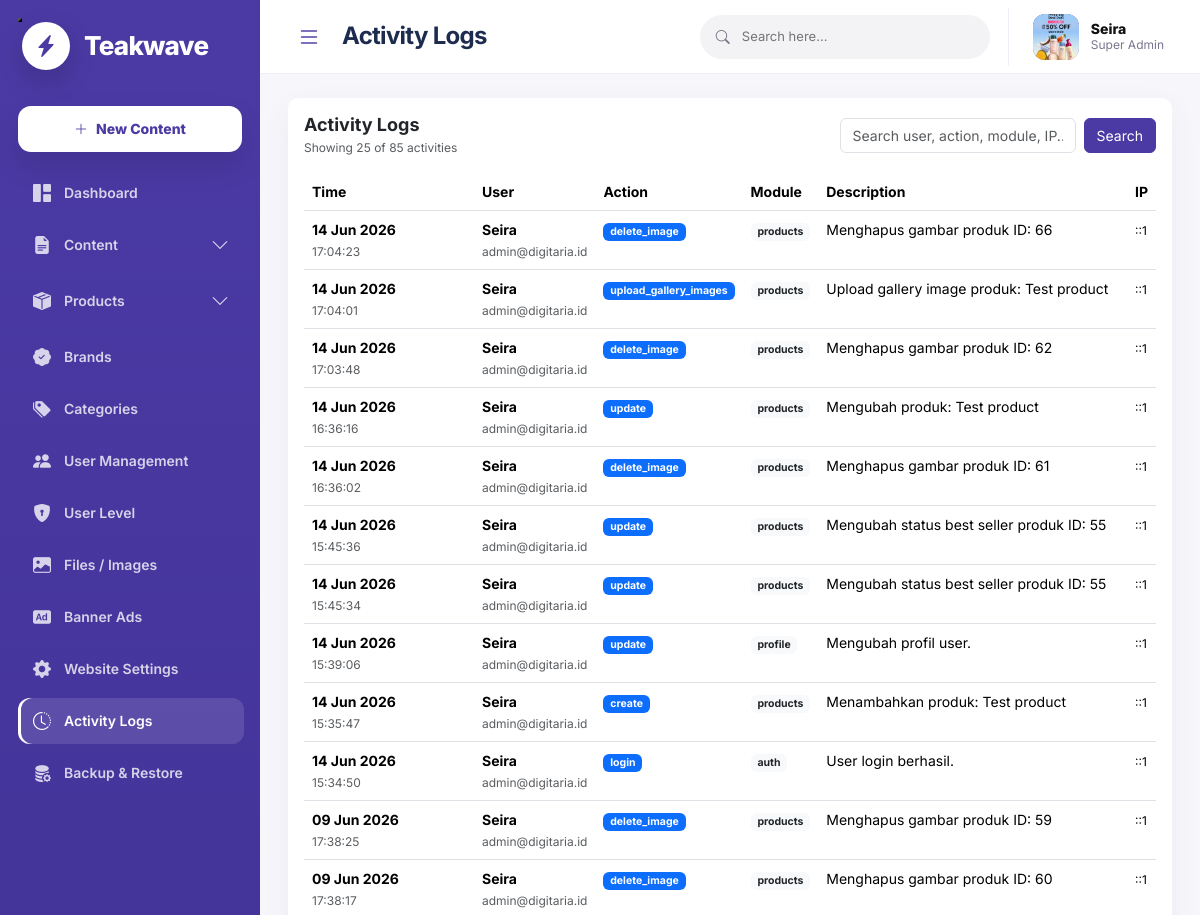
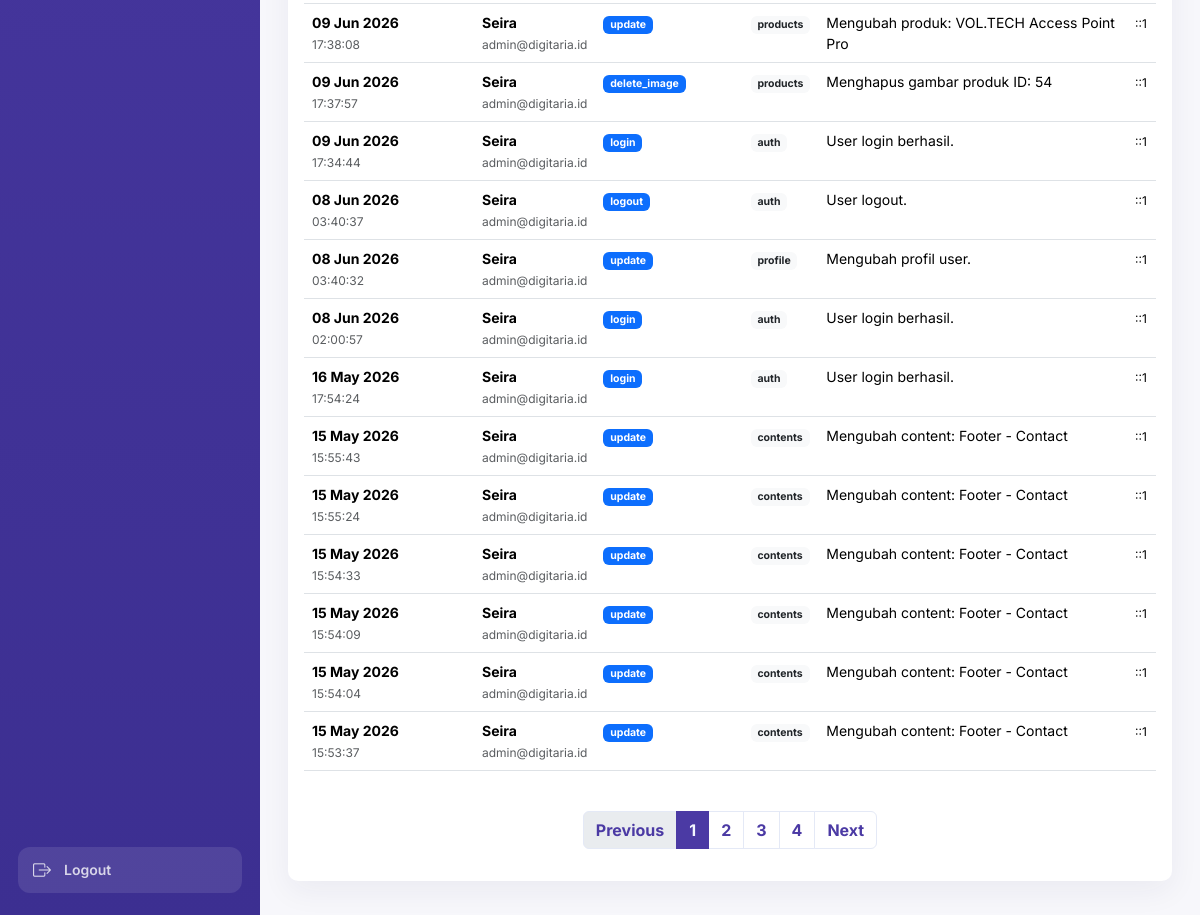
Screenshot of /utakatik/logs.php (signed in) with the database file from the repository (2 pictures, top to bottom).
### tables this page shows
CREATE TABLE `website_settings` (
  `id` int(11) NOT NULL,
  `setting_key` varchar(120) NOT NULL,
  `setting_value` text DEFAULT NULL,
  `setting_type` varchar(50) DEFAULT 'text',
  `created_at` timestamp NOT NULL DEFAULT current_timestamp(),
  `updated_at` timestamp NULL DEFAULT NULL
);

CREATE TABLE `activity_logs` (
  `id` int(11) NOT NULL,
  `user_id` int(11) DEFAULT NULL,
  `action` varchar(120) NOT NULL,
  `module` varchar(120) NOT NULL,
  `description` text DEFAULT NULL,
  `ip_address` varchar(80) DEFAULT NULL,
  `user_agent` text DEFAULT NULL,
  `created_at` timestamp NOT NULL DEFAULT current_timestamp()
);

CREATE TABLE `users` (
  `id` int(11) NOT NULL,
  `role_id` int(11) NOT NULL,
  `name` varchar(150) NOT NULL,
  `email` varchar(150) NOT NULL,
  `password` varchar(255) NOT NULL,
  `avatar` varchar(255) DEFAULT NULL,
  `status` enum('active','inactive') DEFAULT 'active',
  `created_at` timestamp NOT NULL DEFAULT current_timestamp()
);

### utakatik/includes/functions.php (called while the page is built, shortened)
<?php
function e($value) {
    return htmlspecialchars($value ?? '', ENT_QUOTES, 'UTF-8');
}
function clean_int($value, $default = 0) {
    return filter_var($value, FILTER_VALIDATE_INT) !== false ? (int) $value : $default;
}
function get_website_setting($key, $default = '') {
    global $pdo;
    try {
        $stmt = $pdo->prepare("SELECT setting_value FROM website_settings WHERE setting_key = ? LIMIT 1");
        $stmt->execute([$key]);
        $value = $stmt->fetchColumn();
        return $value !== false && $value !== null ? $value : $default;
    } catch (Throwable $e) {
        return $default;
    }
}
function is_super_admin() {
    return (($_SESSION['user']['role_id'] ?? null) == 1) || strtolower($_SESSION['user']['role_name'] ?? '') === 'super admin';
}
function has_permission($page_key) {
    global $pdo;
    if (!$page_key || is_super_admin()) return true;
    $role_id = $_SESSION['user']['role_id'] ?? null;
    $stmt = $pdo->prepare("SELECT COUNT(*) FROM role_permissions WHERE role_id = ? AND page_key = ?");
    $stmt->execute([$role_id, $page_key]);
    return $stmt->fetchColumn() > 0;
}
?>

### utakatik/logs.php (the view, shortened to what this page needs)
<?php
require_once 'auth/check.php';
$where = "";
$params = [];
$limit = 25;
$page = max(1, clean_int($_GET['page'] ?? 1, 1));
$offset = ($page - 1) * $limit;
$countStmt = $pdo->prepare("
    SELECT COUNT(*)
    FROM activity_logs
    LEFT JOIN users ON users.id = activity_logs.user_id
    $where
");
$countStmt->execute($params);
$totalItems = (int) $countStmt->fetchColumn();
$totalPages = max(1, ceil($totalItems / $limit));
$stmt = $pdo->prepare("
    SELECT activity_logs.*, users.name AS user_name, users.email AS user_email
    FROM activity_logs
    LEFT JOIN users ON users.id = activity_logs.user_id
    $where
    ORDER BY activity_logs.id DESC
    LIMIT $limit OFFSET $offset
");
$stmt->execute($params);
$items = $stmt->fetchAll();
function log_page_url($page) {
    $query = $_GET;
    $query['page'] = $page;
    return 'logs.php?' . http_build_query($query);
}
include 'includes/header.php';
include 'includes/sidebar.php';
?>
<main class="main-content">
<?php include 'includes/topbar.php'; ?>
<div class="card soft-card">
    <div class="card-body">
        <div class="d-flex flex-wrap gap-2 justify-content-between align-items-center mb-3">
            <div>
                <h5 class="fw-bold mb-0">Activity Logs</h5>
                <small class="text-muted">Showing <?php echo count($items); ?> of <?php echo e($totalItems); ?> activities</small>
            </div>
            <form method="get" class="d-flex gap-2">
                <input type="text" name="q" class="form-control" placeholder="Search user, action, module, IP..." value="<?php echo e($_GET['q'] ?? ''); ?>">
                <button class="btn btn-primary">Search</button>
            </form>
        </div>
        <div class="table-responsive">
            <table class="table align-middle log-table">
                <thead>
                    <tr>
                        <th style="width:170px;">Time</th>
                        <th>User</th>
                        <th>Action</th>
                        <th>Module</th>
                        <th>Description</th>
                        <th>IP</th>
                    </tr>
                </thead>
                <tbody>
                    <?php foreach($items as $item): ?>
                    <tr>
                        <td>
                            <strong><?php echo e(date('d M Y', strtotime($item['created_at']))); ?></strong><br>
                            <small class="text-muted"><?php echo e(date('H:i:s', strtotime($item['created_at']))); ?></small>
                        </td>
                        <td>
                            <?php if($item['user_name']): ?>
                                <strong><?php echo e($item['user_name']); ?></strong><br>
                                <small class="text-muted"><?php echo e($item['user_email']); ?></small>
                            <?php else: ?>
                                <span class="text-muted">Deleted User / Guest</span>
                            <?php endif; ?>
                        </td>
                        <td><span class="badge bg-primary"><?php echo e($item['action']); ?></span></td>
                        <td><span class="badge bg-light text-dark"><?php echo e($item['module']); ?></span></td>
                        <td><?php echo e($item['description']); ?></td>
                        <td><small><?php echo e($item['ip_address']); ?></small></td>
                    </tr>
                    <?php endforeach; ?>
                </tbody>
            </table>
        </div>
        <?php if($totalPages > 1): ?>
        <nav class="mt-4">
            <ul class="pagination justify-content-center flex-wrap">
                <li class="page-item <?php echo $page <= 1 ? 'disabled' : ''; ?>">
                    <a class="page-link" href="<?php echo e(log_page_url($page - 1)); ?>">Previous</a>
                </li>
                <?php
                $startPage = max(1, $page - 2);
                $endPage = min($totalPages, $page + 2);
                ?>
                <?php for($i = $startPage; $i <= $endPage; $i++): ?>
                    <li class="page-item <?php echo $i === $page ? 'active' : ''; ?>">
                        <a class="page-link" href="<?php echo e(log_page_url($i)); ?>"><?php echo e($i); ?></a>
                    </li>
                <?php endfor; ?>
                <?php if($endPage < $totalPages): ?>
                    <li class="page-item">
                        <a class="page-link" href="<?php echo e(log_page_url($totalPages)); ?>"><?php echo e($totalPages); ?></a>
                    </li>
                <?php endif; ?>
                <li class="page-item <?php echo $page >= $totalPages ? 'disabled' : ''; ?>">
                    <a class="page-link" href="<?php echo e(log_page_url($page + 1)); ?>">Next</a>
                </li>
            </ul>
        </nav>
        <?php endif; ?>
    </div>
</div>
</main>
<?php include 'includes/footer.php'; ?>

### utakatik/includes/sidebar.php (shortened to what this page needs)
<aside class="sidebar">
    <button class="sidebar-mobile-close d-lg-none" type="button" aria-label="Close sidebar">
        <i class="bi bi-x-lg"></i>
    </button>
    <a href="index.php" class="sidebar-brand">
        <span class="sidebar-brand-logo">
            <i class="bi bi-lightning-charge-fill"></i>
        </span>
        <span class="sidebar-brand-text">
            <?php echo e(function_exists('get_website_setting') ? get_website_setting('site_name', 'Digitaria') : 'Digitaria'); ?>
        </span>
    </a>
    <a href="content-add.php" class="new-project-btn">
        <i class="bi bi-plus-lg"></i>
        <span>New Content</span>
    </a>
    <nav class="side-menu">
        <?php if(has_permission('dashboard')): ?>
        <a href="index.php" class="<?php echo basename($_SERVER['PHP_SELF']) === 'index.php' ? 'active' : ''; ?>">
            <i class="bi bi-grid-1x2-fill"></i> Dashboard
        </a>
        <?php endif; ?>
        <?php if(has_permission('contents-list') || has_permission('contents-add') || has_permission('contents-edit')): ?>
        <div class="menu-group <?php echo in_array(basename($_SERVER['PHP_SELF']), ['contents.php','content-add.php','content-edit.php']) ? 'open' : ''; ?>">
            <button class="menu-parent" type="button">
                <span><i class="bi bi-file-earmark-text-fill"></i> Content</span>
                <i class="bi bi-chevron-down"></i>
            </button>
        </div>
        <?php endif; ?>
        <?php if(has_permission('products-list') || has_permission('products-add') || has_permission('products-edit')): ?>
        <div class="menu-group <?php echo in_array(basename($_SERVER['PHP_SELF']), ['products.php','product-add.php','product-edit.php']) ? 'open' : ''; ?>">
            <button class="menu-parent" type="button">
                <span><i class="bi bi-box-seam-fill"></i> Products</span>
                <i class="bi bi-chevron-down"></i>
            </button>
        </div>
        <?php endif; ?>
        <?php if(has_permission('brands')): ?>
        <a href="brands.php" class="<?php echo basename($_SERVER['PHP_SELF']) === 'brands.php' ? 'active' : ''; ?>">
            <i class="bi bi-patch-check-fill"></i> Brands
        </a>
        <?php endif; ?>
        <?php if(has_permission('categories')): ?>
        <a href="categories.php" class="<?php echo basename($_SERVER['PHP_SELF']) === 'categories.php' ? 'active' : ''; ?>">
            <i class="bi bi-tags-fill"></i> Categories
        </a>
        <?php endif; ?>
        <?php if(has_permission('users')): ?>
        <a href="users.php" class="<?php echo basename($_SERVER['PHP_SELF']) === 'users.php' ? 'active' : ''; ?>">
            <i class="bi bi-people-fill"></i> User Management
        </a>
        <?php endif; ?>
        <?php if(has_permission('roles')): ?>
        <a href="roles.php" class="<?php echo basename($_SERVER['PHP_SELF']) === 'roles.php' ? 'active' : ''; ?>">
            <i class="bi bi-shield-lock-fill"></i> User Level
        </a>
        <?php endif; ?>
        <?php if(has_permission('files')): ?>
        <a href="files.php" class="<?php echo basename($_SERVER['PHP_SELF']) === 'files.php' ? 'active' : ''; ?>">
            <i class="bi bi-image-fill"></i> Files / Images
        </a>
        <?php endif; ?>
        <?php if(has_permission('banners')): ?>
        <a href="banners.php" class="<?php echo basename($_SERVER['PHP_SELF']) === 'banners.php' ? 'active' : ''; ?>">
            <i class="bi bi-badge-ad-fill"></i> Banner Ads
        </a>
        <?php endif; ?>
        <?php if(has_permission('website-settings')): ?>
        <a href="website-settings.php" class="<?php echo basename($_SERVER['PHP_SELF']) === 'website-settings.php' ? 'active' : ''; ?>">
            <i class="bi bi-gear-fill"></i> Website Settings
        </a>
        <?php endif; ?>
        <?php if(has_permission('logs')): ?>
        <a href="logs.php" class="<?php echo basename($_SERVER['PHP_SELF']) === 'logs.php' ? 'active' : ''; ?>">
            <i class="bi bi-clock-history"></i> Activity Logs
        </a>
        <?php endif; ?>
        <?php if(has_permission('backup-restore')): ?>
        <a href="backup-restore.php" class="<?php echo basename($_SERVER['PHP_SELF']) === 'backup-restore.php' ? 'active' : ''; ?>">
            <i class="bi bi-database-fill-gear"></i> Backup & Restore
        </a>
        <?php endif; ?>
    </nav>
    <a href="logout.php" class="logout-btn"><i class="bi bi-box-arrow-right"></i> Logout</a>
</aside>

### rows the page displays
website_settings: setting_value "Teakwave"
activity_logs: created_at "14 Jun 2026", created_at "17:04:23", user.name "Seira", user.email "admin@digitaria.id", action "delete_image", module "products", description "Menghapus gambar produk ID: 66", ip_address "::1"
activity_logs: created_at "14 Jun 2026", created_at "17:04:01", user.name "Seira", user.email "admin@digitaria.id", action "upload_gallery_images", module "products", description "Upload gallery image produk: Test product", ip_address "::1"
activity_logs: created_at "14 Jun 2026", created_at "17:03:48", user.name "Seira", user.email "admin@digitaria.id", action "delete_image", module "products", description "Menghapus gambar produk ID: 62", ip_address "::1"
activity_logs: created_at "14 Jun 2026", created_at "16:36:16", user.name "Seira", user.email "admin@digitaria.id", action "update", module "products", description "Mengubah produk: Test product", ip_address "::1"
activity_logs: created_at "14 Jun 2026", created_at "16:36:02", user.name "Seira", user.email "admin@digitaria.id", action "delete_image", module "products", description "Menghapus gambar produk ID: 61", ip_address "::1"
activity_logs: created_at "14 Jun 2026", created_at "15:45:36", user.name "Seira", user.email "admin@digitaria.id", action "update", module "products", description "Mengubah status best seller produk ID: 55", ip_address "::1"
activity_logs: created_at "14 Jun 2026", created_at "15:45:34", user.name "Seira", user.email "admin@digitaria.id", action "update", module "products", description "Mengubah status best seller produk ID: 55", ip_address "::1"
activity_logs: created_at "14 Jun 2026", created_at "15:39:06", user.name "Seira", user.email "admin@digitaria.id", action "update", module "profile", description "Mengubah profil user.", ip_address "::1"
activity_logs: created_at "14 Jun 2026", created_at "15:35:47", user.name "Seira", user.email "admin@digitaria.id", action "create", module "products", description "Menambahkan produk: Test product", ip_address "::1"
activity_logs: created_at "14 Jun 2026", created_at "15:34:50", user.name "Seira", user.email "admin@digitaria.id", action "login", module "auth", description "User login berhasil.", ip_address "::1"
activity_logs: created_at "09 Jun 2026", created_at "17:38:25", user.name "Seira", user.email "admin@digitaria.id", action "delete_image", module "products", description "Menghapus gambar produk ID: 59", ip_address "::1"
activity_logs: created_at "09 Jun 2026", created_at "17:38:17", user.name "Seira", user.email "admin@digitaria.id", action "delete_image", module "products", description "Menghapus gambar produk ID: 60", ip_address "::1"
activity_logs: created_at "09 Jun 2026", created_at "17:38:08", user.name "Seira", user.email "admin@digitaria.id", action "update", module "products", description "Mengubah produk: VOL.TECH Access Point Pro", ip_address "::1"
activity_logs: created_at "09 Jun 2026", created_at "17:37:57", user.name "Seira", user.email "admin@digitaria.id", action "delete_image", module "products", description "Menghapus gambar produk ID: 54", ip_address "::1"
activity_logs: created_at "09 Jun 2026", created_at "17:34:44", user.name "Seira", user.email "admin@digitaria.id", action "login", module "auth", description "User login berhasil.", ip_address "::1"
activity_logs: created_at "08 Jun 2026", created_at "03:40:37", user.name "Seira", user.email "admin@digitaria.id", action "logout", module "auth", description "User logout.", ip_address "::1"
activity_logs: created_at "08 Jun 2026", created_at "03:40:32", user.name "Seira", user.email "admin@digitaria.id", action "update", module "profile", description "Mengubah profil user.", ip_address "::1"
activity_logs: created_at "08 Jun 2026", created_at "02:00:57", user.name "Seira", user.email "admin@digitaria.id", action "login", module "auth", description "User login berhasil.", ip_address "::1"
activity_logs: created_at "16 May 2026", created_at "17:54:24", user.name "Seira", user.email "admin@digitaria.id", action "login", module "auth", description "User login berhasil.", ip_address "::1"
activity_logs: created_at "15 May 2026", created_at "15:55:43", user.name "Seira", user.email "admin@digitaria.id", action "update", module "contents", description "Mengubah content: Footer - Contact", ip_address "::1"
activity_logs: created_at "15 May 2026", created_at "15:55:24", user.name "Seira", user.email "admin@digitaria.id", action "update", module "contents", description "Mengubah content: Footer - Contact", ip_address "::1"
activity_logs: created_at "15 May 2026", created_at "15:54:33", user.name "Seira", user.email "admin@digitaria.id", action "update", module "contents", description "Mengubah content: Footer - Contact", ip_address "::1"
activity_logs: created_at "15 May 2026", created_at "15:54:09", user.name "Seira", user.email "admin@digitaria.id", action "update", module "contents", description "Mengubah content: Footer - Contact", ip_address "::1"
activity_logs: created_at "15 May 2026", created_at "15:54:04", user.name "Seira", user.email "admin@digitaria.id", action "update", module "contents", description "Mengubah content: Footer - Contact", ip_address "::1"
activity_logs: created_at "15 May 2026", created_at "15:53:37", user.name "Seira", user.email "admin@digitaria.id", action "update", module "contents", description "Mengubah content: Footer - Contact", ip_address "::1"

### other values shown
$page_title "Activity Logs"
current_user_name() "Seira"
current_user_role() "Super Admin"
count($items) "25"
$totalItems "85"
$totalPages "4"
